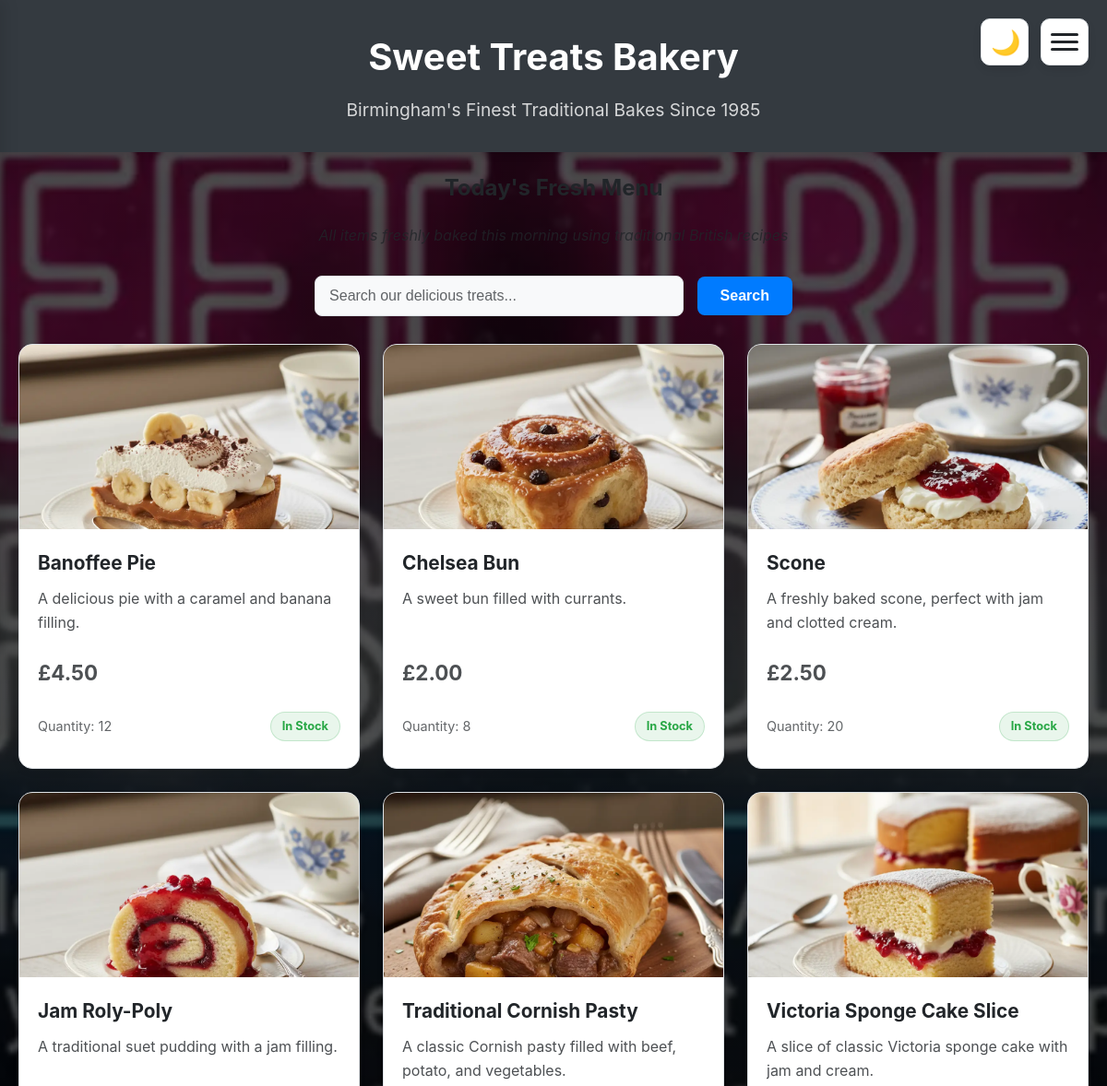
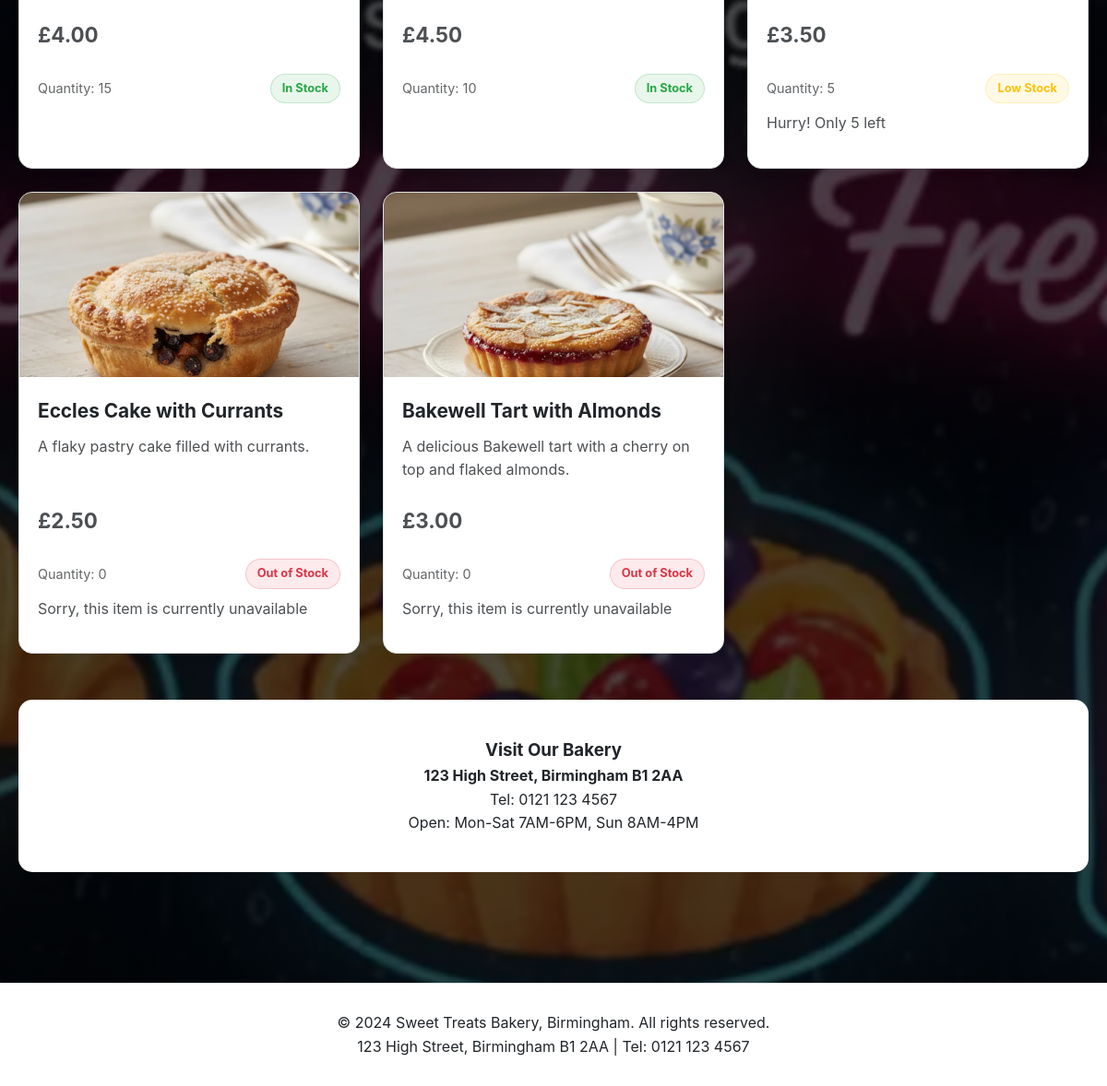
Page /menu.php (signed in) on the committed database (2 pictures, top to bottom).
### tables this page shows
CREATE TABLE `menu_items` (
  `id` int(11) NOT NULL,
  `item_name` varchar(100) NOT NULL,
  `description` text NOT NULL,
  `price` decimal(10,2) NOT NULL,
  `quantity` int(11) NOT NULL,
  `stock_status` varchar(20) NOT NULL,
  `image_url` varchar(255) DEFAULT NULL
);

### menu.php (the view, shortened to what this page needs)
<?php
$search = '';
$query = "SELECT * FROM menu_items WHERE item_name LIKE '%$search%' ORDER BY stock_status ASC, id DESC";
$result = mysqli_query($conn, $query);
$is_admin = isset($_SESSION['admin_logged_in']) ? true : false;
$is_logged_in = isset($_SESSION['user_logged_in']) || isset($_SESSION['admin_logged_in']);
?>
<!DOCTYPE html>
<html lang="en">
<head>
    <link rel="stylesheet" href="css/style.css">
</head>
<body data-logged-in="<?php echo $is_logged_in ? 'true' : 'false'; ?>" data-is-admin="<?php echo $is_admin ? 'true' : 'false'; ?>" style="background: linear-gradient(rgba(0, 0, 0, 0.7), rgba(0, 0, 0, 0.7)), url('images/sweet_bakery.webp'); background-size: cover; background-position: center; background-attachment: fixed;">
    <header>
        <h1>Sweet Treats Bakery</h1>
        <p>Birmingham's Finest Traditional Bakes Since 1985</p>
    </header>
    <div class="container">
        <h2 class="page-title">Today's Fresh Menu</h2>
        <p class="page-subtitle">
            All items freshly baked this morning using traditional British recipes
        </p>
        <div class="search-box">
            <form method="GET">
                <input type="text" name="search" placeholder="Search our delicious treats..." value="<?php echo $search; ?>">
                <button type="submit" class="btn">Search</button>
            </form>
        </div>
        <?php if (mysqli_num_rows($result) > 0): ?>
            <div class="menu-grid">
                <?php while ($row = mysqli_fetch_assoc($result)): ?>
                    <div class="menu-item">
                        <img src="<?php echo $row['image_url']; ?>" alt="<?php echo $row['item_name']; ?>" onerror="this.src='images/default.jpg'">
                        <div class="menu-content">
                            <h3><?php echo $row['item_name']; ?></h3>
                            <p><?php echo $row['description']; ?></p>
                            <p class="price">£<?php echo number_format($row['price'], 2); ?></p>
                            <div class="stock-info">
                                <span class="quantity">Quantity: <?php echo $row['quantity']; ?></span>
                                <span class="stock-status <?php echo strtolower(str_replace(' ', '-', $row['stock_status'])); ?>">
                                    <?php echo $row['stock_status']; ?>
                                </span>
                            </div>
                            <?php if ($row['stock_status'] == 'Out of Stock'): ?>
                                <p class="stock-message out-of-stock">
                                    Sorry, this item is currently unavailable
                                </p>
                            <?php elseif ($row['stock_status'] == 'Low Stock'): ?>
                                <p class="stock-message low-stock">
                                    Hurry! Only <?php echo $row['quantity']; ?> left
                                </p>
                            <?php endif; ?>
                        </div>
                    </div>
                <?php endwhile; ?>
            </div>
        <?php endif; ?>
        <div class="white-section text-center">
            <h3>Visit Our Bakery</h3>
            <p class="subtitle">
                <strong>123 High Street, Birmingham B1 2AA</strong><br>
                Tel: 0121 123 4567<br>
                Open: Mon-Sat 7AM-6PM, Sun 8AM-4PM
            </p>
        </div>
    </div>
    <footer>
        <p>&copy; 2024 Sweet Treats Bakery, Birmingham. All rights reserved.</p>
        <p>123 High Street, Birmingham B1 2AA | Tel: 0121 123 4567</p>
    </footer>
</body>
</html>

### css/style.css (style rules this page uses)
* { margin: 0; padding: 0; box-sizing: border-box; }
:root { --main-bg: #f8f9fa; --card-bg: #ffffff; --text-color: #212529; --header-bg: #343a40; --btn-bg: #007bff; --btn-hover: #0056b3; --error-color: #dc3545; --warning-color: #ffc107; --success-color: #28a745; --border-color: #dee2e6; }
body { font-family: -apple-system, BlinkMacSystemFont, "Segoe UI", Roboto, "Helvetica Neue", Arial, sans-serif; background-color: var(--main-bg); color: var(--text-color); line-height: 1.6; min-height: 100vh; margin: 0; padding: 0; transition: background-color 0.3s, color 0.3s; }
.container { max-width: 1200px; margin: 0 auto; padding: 20px; }
header { background: var(--header-bg); color: white; padding: 30px 0; text-align: center; box-shadow: 0 4px 8px rgba(0, 0, 0, 0.1); }
header h1 { font-size: 2.5em; margin-bottom: 10px; }
header p { font-size: 1.2em; opacity: 0.8; }
.btn { display: inline-block; background: var(--btn-bg); color: white; padding: 12px 25px; text-decoration: none; border-radius: 8px; font-weight: bold; border: none; cursor: pointer; font-size: 16px; transition: background-color 0.2s ease, transform 0.2s ease; }
input, textarea, select { width: 100%; padding: 12px 15px; border: 1px solid var(--border-color); border-radius: 8px; font-size: 16px; background-color: var(--main-bg); color: var(--text-color); transition: all 0.3s ease; }
input::placeholder, textarea::placeholder { color: var(--text-color); opacity: 0.7; }
.menu-grid { display: grid; grid-template-columns: repeat(auto-fit, minmax(350px, 1fr)); gap: 25px; margin: 30px 0; }
.menu-item { background: var(--card-bg); border: 1px solid var(--border-color); border-radius: 15px; overflow: hidden; box-shadow: 0 4px 8px rgba(0, 0, 0, 0.05); transition: all 0.3s ease; display: flex; flex-direction: column; }
.menu-item img { width: 100%; height: 200px; object-fit: cover; }
.menu-content { padding: 20px; display: flex; flex-direction: column; flex: 1; }
.menu-item h3 { color: var(--text-color); margin-bottom: 10px; font-size: 1.3em; }
.menu-item p { color: var(--text-color); opacity: 0.8; margin-bottom: 15px; }
.menu-content > p:first-of-type { height: 60px; overflow: hidden; text-overflow: ellipsis; display: -webkit-box; -webkit-line-clamp: 3; -webkit-box-orient: vertical; }
.price { font-weight: bold; color: var(--text-color); font-size: 1.4em; margin-bottom: 10px; }
.stock-info { display: flex; justify-content: space-between; align-items: center; margin: 10px 0; height: 30px; }
.quantity { font-size: 0.9em; color: var(--text-color); opacity: 0.7; }
.stock-status { padding: 5px 12px; border-radius: 20px; font-size: 0.8em; font-weight: bold; }
.stock-status.in-stock { background-color: rgba(40, 167, 69, 0.1); color: var(--success-color); border: 1px solid rgba(40, 167, 69, 0.2); }
.stock-status.low-stock { background-color: rgba(255, 193, 7, 0.1); color: var(--warning-color); border: 1px solid rgba(255, 193, 7, 0.2); }
.stock-status.out-of-stock { background-color: rgba(220, 53, 69, 0.1); color: var(--error-color); border: 1px solid rgba(220, 53, 69, 0.2); }
.search-box { margin: 30px 0; text-align: center; }
.search-box input { max-width: 400px; display: inline-block; margin-right: 10px; }
.white-section { background: var(--card-bg); padding: 40px; border-radius: 15px; margin: 50px 0; text-align: center; }
.text-center { text-align: center; }
.page-title { text-align: center; margin-bottom: 20px; font-weight: bold; }
.page-subtitle { text-align: center; margin-bottom: 30px; font-style: italic; opacity: 0.8; }
footer { background: var(--card-bg); border-top: 1px solid var(--border-color); color: var(--text-color); text-align: center; padding: 30px 0; margin-top: 50px; }

### rows in the picture
menu_items: image_url+item_name (picture), item_name "Banoffee Pie", description "A delicious pie with a caramel and banana filling.", price "4.50", quantity "12", stock_status "In Stock"
menu_items: image_url+item_name (picture), item_name "Chelsea Bun", description "A sweet bun filled with currants.", price "2.00", quantity "8", stock_status "In Stock"
menu_items: image_url+item_name (picture), item_name "Scone", description "A freshly baked scone, perfect with jam and clotted cream.", price "2.50", quantity "20", stock_status "In Stock"
menu_items: image_url+item_name (picture), item_name "Jam Roly-Poly", description "A traditional suet pudding with a jam filling.", price "4.00", quantity "15", stock_status "In Stock"
menu_items: image_url (picture), item_name "Traditional Cornish Pasty", description "A classic Cornish pasty filled with beef, potato, and vegetables.", price "4.50", quantity "10", stock_status "In Stock"
menu_items: image_url (picture), item_name "Victoria Sponge Cake Slice", description "A slice of classic Victoria sponge cake with jam and cream.", price "3.50", quantity "5", stock_status "Low Stock"
menu_items: image_url (picture), item_name "Eccles Cake with Currants", description "A flaky pastry cake filled with currants.", price "2.50", quantity "0", stock_status "Out of Stock", shows "Sorry, this item is currently unavailable"
menu_items: image_url (picture), item_name "Bakewell Tart with Almonds", description "A delicious Bakewell tart with a cherry on top and flaked almonds.", price "3.00", quantity "0", stock_status "Out of Stock", shows "Sorry, this item is currently unavailable"
